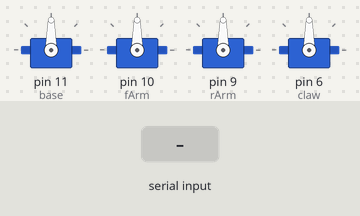
Simulated run of this sketch. Board: Arduino Uno, built with avr-gcc and run on an emulated ATmega328P. Parts: 4 × servo. The inputs (shaded band) are chosen by the test bench. What the sketch prints to the serial monitor is not drawn.

Above: at 2.0 s.
2.1 s: "b,45\n" received over Serial
At 2.9 s:
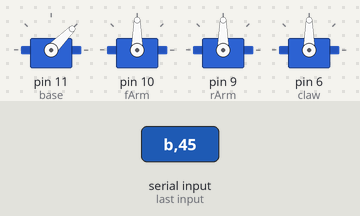
3.6 s: "c,45\n" received over Serial
At 4.6 s:
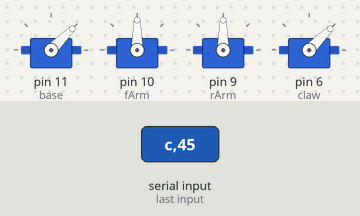
5.1 s: "f,45\n" received over Serial
At 5.8 s:
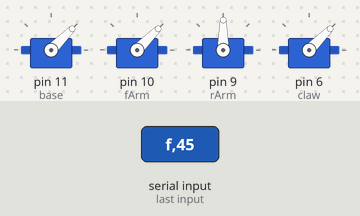
6.6 s: "r,45\n" received over Serial
At 7.8 s:
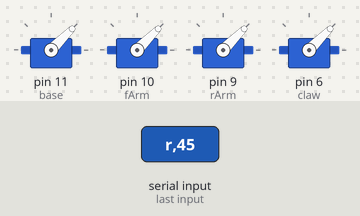
8.1 s: "b" received over Serial
At 9.8 s:
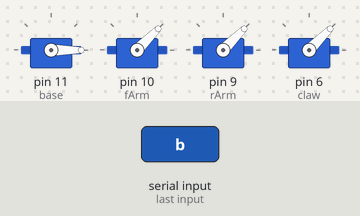
10.6 s: "c" received over Serial
At 12.8 s:
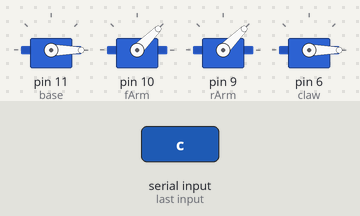
Timing chart, 0 to 14.1 s (numbered marks = the images above; inputs shaded):
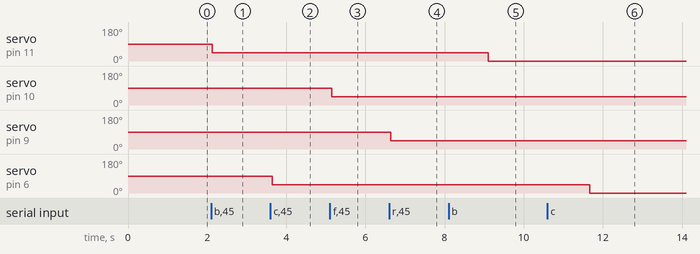

Measured:
- after the input at 2.1 s, servo on pin 11 (base): 90° → 45° at once
- after the input at 3.6 s, servo on pin 6 (claw): 90° → 45° after 0.05 s
- after the input at 5.1 s, servo on pin 10 (fArm): 90° → 45° after 0.05 s
- after the input at 6.6 s, servo on pin 9 (rArm): 90° → 45° at once
- after the input at 8.1 s, servo on pin 11 (base): 45° → 0° after 1.0 s
- after the input at 10.6 s, servo on pin 6 (claw): 45° → 0° after 1.1 s

The sketch:

2022.06.09_Arm.ino
```cpp
#include <Servo.h>

Servo base,fArm,rArm,claw;


int  basePos = 90; //初始角度为电机角度值
int  fArmPos = 90;
int  rArmPos = 90;
int  clawPos = 90;

const int baseMin = 0; //存储电机极限值，不变，只读状态
const int baseMax = 180; //角度可调

const int fArmMin = 35;
const int fArmMax = 120;

const int rArmMin = 45;
const int rArmMax = 180;

const int clawMin = 25;
const int clawMax = 100;

void setup() {
  // put your setup code here, to run once:
base.attach(11);
delay(200);
fArm.attach(10);
delay(200);
rArm.attach(9);
delay(200);
claw.attach(6);
delay(200);
Serial.begin(9600);
Serial.println("Welcome to Taichi-Maker Robot Arm Tutorial");
}

void loop() {
  // put your main code here, to run repeatedly:
if (Serial.available()>0)
  {
    char serialCmd = Serial.read();         //使用串口监视器输入电机指令控制机械臂电机
      armDataCmd(serialCmd);               //b45,底盘舵机转45度
    }
    base.write(basePos);
    delay(10);
     fArm.write(fArmPos);
    delay(10);
     rArm.write(rArmPos);
    delay(10);
     claw.write(clawPos);
    delay(10);
}

void  armDataCmd(char serialCmd)  //b45
  {
    Serial.print("serialCmd = ");
    Serial.print(serialCmd);
  //serialCmd:b
  //servoData:45
    int servoData = Serial.parseInt();
    switch(serialCmd)
      {
        case 'b':
        basePos = servoData;
        Serial.print("Set base servo value : ");
        Serial.println(servoData);
        break;

        case 'c':
        clawPos = servoData;
        Serial.print("Set claw servo value : ");
        Serial.println(servoData);
        break;

        case 'f':
        fArmPos = servoData;
        Serial.print("Set fArm servo value : ");
        Serial.println(servoData);
        break;

        case 'r':
        rArmPos = servoData;
        Serial.print("Set rArm servo value : ");
        Serial.println(servoData);
        break;

        case 'o':
        reportStatus();
        break;

        default:
        Serial.print(" Unknown Command. ");

        }
    }


 void reportStatus()
   {
    Serial.println("");
    Serial.println("");
    Serial.println(" +++++ Robot_Arm Status Report +++++");
    }
```
